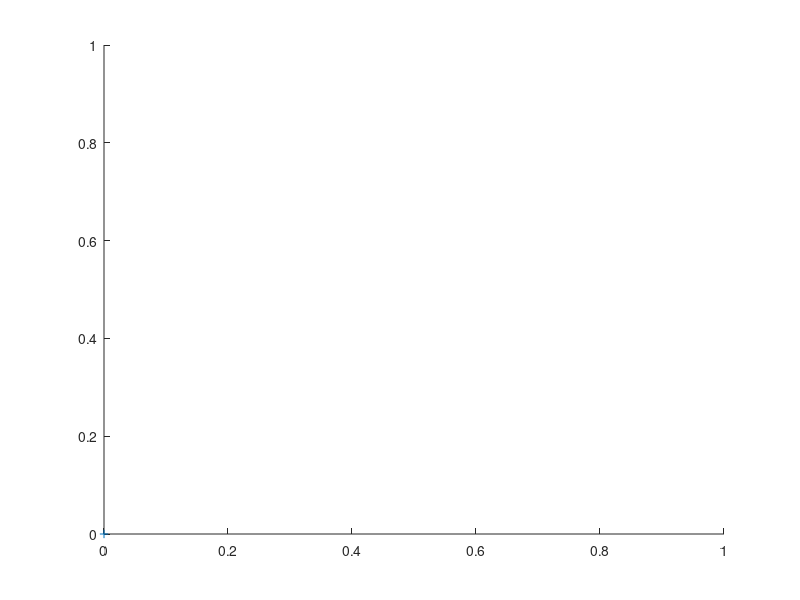

Here is the MATLAB script that generated this plot: (Note: this script raises an error after producing the figure.)
function [xi,yi]=select_oblique_rectangle(varargin)
%function to draw a rubberband line and return the start and end points
%Usage: [xi,yi]=select_oblique_rectangle;     uses current axes
% or    [xi,yi]=select_oblique_rectangle(h);  uses axes refered to by handle, h

% Created by Sandra Martinka March 2002
% Modified by Dano Roelvink Feb 2009

switch nargin
case 0
  h=gca;
case 1
  h=varargin{1};
  axes(h);
otherwise
  disp('Too many input arguments.');
end
axis manual
cudata=get(gcf,'UserData'); %current UserData
hold on;
k=waitforbuttonpress;
p1=get(h,'CurrentPoint');       %get starting point
p1=p1(1,1:2);                   %extract x and y
lh=plot(p1(1),p1(2),'+:');      %plot starting point
udata.p1=p1;
udata.h=h;
udata.lh=lh;
set(gcf,'UserData',udata,'WindowButtonMotionFcn','wbmf','DoubleBuffer','on');
k=waitforbuttonpress;
p2=get(h,'Currentpoint');       %get end point
p2=p2(1,1:2);                   %extract x and y
udata.p2=p2;
set(gcf,'UserData',udata,'WindowButtonMotionFcn','wbmf2','DoubleBuffer','on');
k=waitforbuttonpress;
p3=get(h,'Currentpoint');       %get end point
p3=p3(1,1:2);                   %extract x and y
udata=get(gcf,'Userdata')
xi=udata.xi
yi=udata.yi
set(gcf,'UserData',cudata,'WindowButtonMotionFcn','','DoubleBuffer','off'); %reset UserData, etc..
delete(lh);
